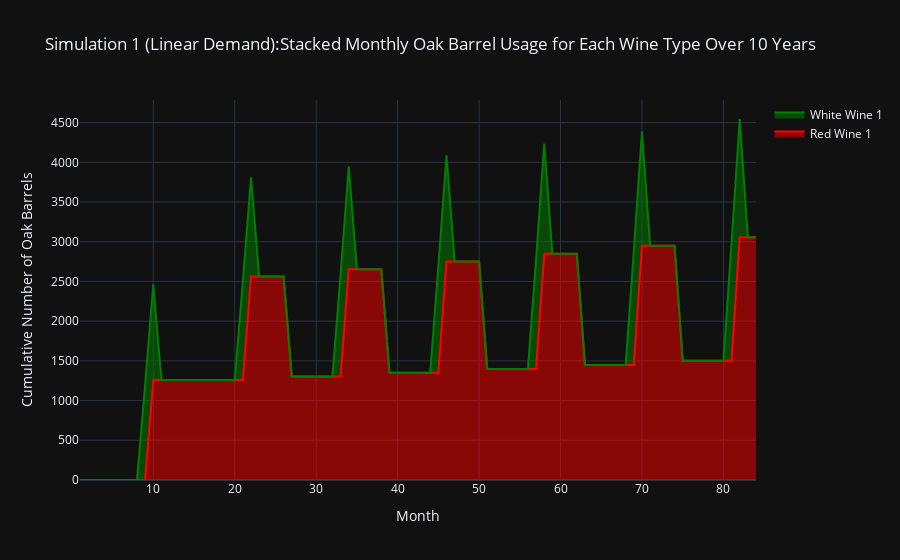

The notebook cell this image was saved under:
### Code cell
months = list(range(1, 85)) # 7 Years (12*7)

fig = go.Figure()
fig.add_trace(go.Scatter(x=months, y=oak_barrels_red_1, mode='lines', name='Red Wine 1', stackgroup='one', marker_color='red'))
# fig.add_trace(go.Scatter(x=months, y=oak_barrels_red_2, mode='lines', name='Red Wine 2', stackgroup='one', marker_color='darkred'))
fig.add_trace(go.Scatter(x=months, y=oak_barrels_white_1, mode='lines', name='White Wine 1', stackgroup='one', marker_color='green'))
# fig.add_trace(go.Scatter(x=months, y=oak_barrels_white_2, mode='lines', name='White Wine 2', stackgroup='one', marker_color=lightgreen'))

fig.update_layout(
    title="Simulation 1 (Linear Demand):Stacked Monthly Oak Barrel Usage for Each Wine Type Over 10 Years",
    xaxis_title="Month",
    yaxis_title="Cumulative Number of Oak Barrels",
    hovermode="x unified"
)
fig.update_layout(template='plotly_dark')

fig.show()

### Figure 1 — Plotly figure (JSON) as saved in the notebook; plotly's stock layout.template omitted (floating-point values rounded to 4 significant figures)
{"data": [{"marker": {"color": "red"}, "mode": "lines", "name": "Red Wine 1", "stackgroup": "one", "type": "scatter", "x": [1, 2, 3, 4, 5, 6, 7, 8, 9, 10, 11, 12, 13, 14, 15, 16, 17, 18, 19, 20, 21, 22, 23, 24, 25, 26, 27, 28, 29, 30, 31, 32, 33, 34, 35, 36, 37, 38, 39, 40, 41, 42, 43, 44, 45, 46, 47, 48, 49, 50, 51, 52, 53, 54, 55, 56, 57, 58, 59, 60, 61, 62, 63, 64, 65, 66, 67, 68, 69, 70, 71, 72, 73, 74, 75, 76, 77, 78, 79, 80, 81, 82, 83, 84], "y": [0, 0, 0, 0, 0, 0, 0, 0, 0, 1259, 1259, 1259, 1259, 1259, 1259, 1259, 1259, 1259, 1259, 1259, 1259, 2563, 2563, 2563, 2563, 2563, 1304, 1304, 1304, 1304, 1304, 1304, 1304, 2655, 2655, 2655, 2655, 2655, 1351, 1351, 1351, 1351, 1351, 1351, 1351, 2750, 2750, 2750, 2750, 2750, 1399, 1399, 1399, 1399, 1399, 1399, 1399, 2848, 2848, 2848, 2848, 2848, 1449, 1449, 1449, 1449, 1449, 1449, 1449, 2951, 2951, 2951, 2951, 2951, 1502, 1502, 1502, 1502, 1502, 1502, 1502, 3058, 3058, 3058, 3058, 3058, 1556, 1556, 1556, 1556, 1556, 1556, 1556, 2738, 2738, 2738, 2738, 2738, 1182, 1182, 1182, 1182, 1182, 1182, 1182, 1182, 1182, 1182, 1182, 1182, 0, 0, 0, 0, 0, 0, 0, 0, 0, 0]}, {"marker": {"color": "green"}, "mode": "lines", "name": "White Wine 1", "stackgroup": "one", "type": "scatter", "x": [1, 2, 3, 4, 5, 6, 7, 8, 9, 10, 11, 12, 13, 14, 15, 16, 17, 18, 19, 20, 21, 22, 23, 24, 25, 26, 27, 28, 29, 30, 31, 32, 33, 34, 35, 36, 37, 38, 39, 40, 41, 42, 43, 44, 45, 46, 47, 48, 49, 50, 51, 52, 53, 54, 55, 56, 57, 58, 59, 60, 61, 62, 63, 64, 65, 66, 67, 68, 69, 70, 71, 72, 73, 74, 75, 76, 77, 78, 79, 80, 81, 82, 83, 84], "y": [0, 0, 0, 0, 0, 0, 0, 0, 1204, 1204, 0, 0, 0, 0, 0, 0, 0, 0, 0, 0, 1247, 1247, 0, 0, 0, 0, 0, 0, 0, 0, 0, 0, 1292, 1292, 0, 0, 0, 0, 0, 0, 0, 0, 0, 0, 1338, 1338, 0, 0, 0, 0, 0, 0, 0, 0, 0, 0, 1386, 1386, 0, 0, 0, 0, 0, 0, 0, 0, 0, 0, 1436, 1436, 0, 0, 0, 0, 0, 0, 0, 0, 0, 0, 1488, 1488, 0, 0, 0, 0, 0, 0, 0, 0, 0, 0, 1542, 1542, 0, 0, 0, 0, 0, 0, 0, 0, 0, 0, 1597, 1597, 0, 0, 0, 0, 0, 0, 0, 0, 0, 0, 0, 0, 0, 0]}], "layout": {"hovermode": "x unified", "title": {"text": "Simulation 1 (Linear Demand):Stacked Monthly Oak Barrel Usage for Each Wine Type Over 10 Years"}, "xaxis": {"title": {"text": "Month"}}, "yaxis": {"title": {"text": "Cumulative Number of Oak Barrels"}}}}
